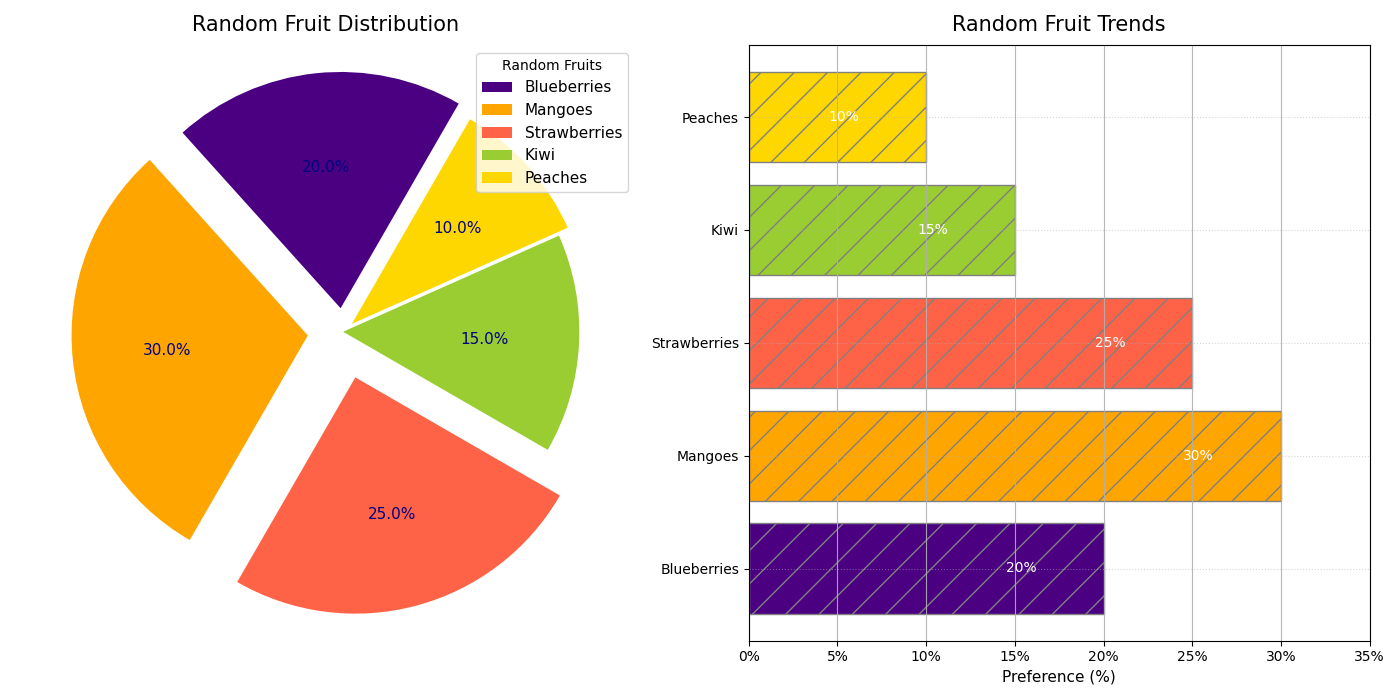

Reproduce this figure in Python.
import matplotlib.pyplot as plt
import numpy as np

# Data
fruit_types = ['Blueberries', 'Mangoes', 'Strawberries', 'Kiwi', 'Peaches']
percentages = [20, 30, 25, 15, 10]
colors = ['#4B0082', '#FFA500', '#FF6347', '#9ACD32', '#FFD700']

# Subplots
fig, (ax1, ax2) = plt.subplots(1, 2, figsize=(14, 7))

# Pie Chart
explode = (0.1, 0.15, 0.2, 0, 0.05)
wedges, texts, autotexts = ax1.pie(
    percentages, labels=None, autopct='%1.1f%%', startangle=60, 
    colors=colors, explode=explode, shadow=False, textprops=dict(color="navy"))

plt.setp(texts, size=11, weight="normal")
plt.setp(autotexts, size=11, weight="normal")
ax1.set_title('Random Fruit Distribution', fontsize=15, fontweight='normal', pad=10)

ax1.axis('equal')
ax1.legend(wedges, fruit_types, title="Random Fruits", loc="upper right", fontsize=11)

# Horizontal Bar Chart
bars = ax2.barh(fruit_types, percentages, color=colors, edgecolor='grey', hatch="/")
ax2.set_title('Random Fruit Trends', fontsize=15, fontweight='normal', pad=10)
ax2.set_xlabel("Preference (%)", fontsize=11)
ax2.set_xlim(0, 35)
ax2.xaxis.set_major_formatter(plt.FuncFormatter(lambda x, _: f'{int(x)}%'))
ax2.xaxis.grid(True, linestyle='-', alpha=0.9)
ax2.yaxis.grid(True, linestyle=':', alpha=0.5)

# Bar labels
for bar, percentage in zip(bars, percentages):
    ax2.text(bar.get_width() - 5.5, bar.get_y() + bar.get_height() / 2, f'{percentage}%', 
             va='center', ha='left', color='white', fontsize=10, fontweight='normal')

plt.tight_layout()
plt.show()
